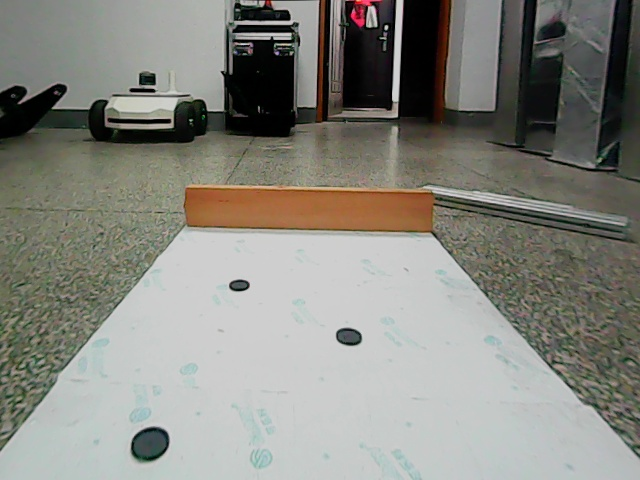
#> input picture 2022年大赛标准赛队伍开源代码/2022 -东南大学-PROMARE/2022 (1)/pics/pic_1.jpg, 640 x 480 px; its folder holds only this picture in this run
$ python -i lwx_part.py   (imports and definitions only)
#> lines starting #> are read from the running program, lines starting #| are printed output that depends on the picture; after the words box and inside, x2 and y2 are one past the last pixel; in counts of white or black regions, pixels touching at a corner belong together
#> further down, picture is the input picture: shape (480, 640, 3); mean B, G, R 127.3, 134.5, 134.6
#####lwx part#######

import math
import numpy as np
import cv2
import time
import hiwonder.ActionGroupControl as AGC
import threading
import hiwonder.PID as pid
from hiwonder import Board
from sysu import Camera
import inspect
import ctypes

#######lab color range########
lwx_color_range = {
'red': [(0, 145, 128), (255, 187, 177)],
'green': [(0, 0, 10), (255, 125, 217)],
'blue': [(0, 0, 0), (255, 255, 120)],
'black': [(0, 98, 98), (80, 158, 158)],
'white': [(220, 0, 0), (255, 250, 255)],
'yellow': [(0, 81, 167), (255, 125, 240)],
'purple': [(0, 140, 70), (156, 195, 114)],
'goal': [(0, 140, 120), (169, 171, 172)],
'red_stair': [(60, 137, 117),(245, 197, 147)],
'green1': [(55, 53, 59), (255, 115, 164)],
'blue1': [(78, 35, 59), (255, 163, 100)],
'red1': [(59, 148, 102), (255, 176, 153)],
}
# [23 lines of commented-out code are left out]
ori_img_w = int(640)
ori_img_h = int(480)
rs_img_w = int(320)
rs_img_h = int(240)

# [13 lines left out: function _async_raise, not called in this run]
def stop_thread(thread):
    _async_raise(thread.ident, SystemExit)


####### camera ###########
#def get_img():
#    global org_img, rs_img
#    while True:
#        if camera.isOpened():
#            #读取图片
#            ret, org_img = camera.read()
#            #将摄像头画面缩小以便处理
#            rs_img = cv2.resize(org_img, (rs_img_w, rs_img_h),
#                                  interpolation=cv2.INTER_CUBIC)
#        else:
#            time.sleep(0.01)
#
#
#th1 = threading.Thread(target=get_img)
#th1.setDaemon(True)  # 设置为后台线程，这里默认是False，设置为True之后则主线程不用等待子线程
#th1.start()
#
##################得到最大的轮廓及面积################
# [123 lines left out: functions getAreaMaxContour, getAreaSumContour, getLineSumContour, getSumContour, getAreaMax2Contour, line_len, not called in this run]

# 映射函数，缩小后的图片处理后得到的坐标，再放大得到原图所对应的点
def leMap(x, in_min, in_max, out_min, out_max):
    return (x - in_min) * (out_max - out_min) / (in_max - in_min) + out_min

def get_Cannyline(img):
    if img is None:
        return  []
    Corg_img = img.copy()
    sp = Corg_img.shape
    r_w = sp[0]
    r_h = sp[1]
    gray = cv2.cvtColor(Corg_img,cv2.COLOR_BGR2GRAY)
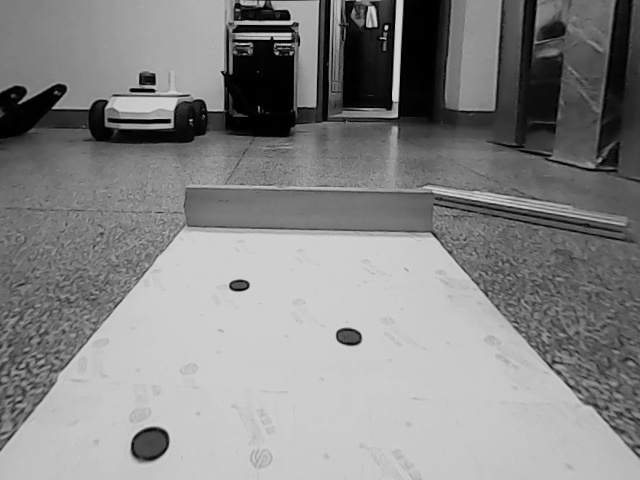
#> gray: shape (480, 640); min 0, max 212, mean 133.7

    edges = cv2.Canny(gray,10,100) #边缘检测
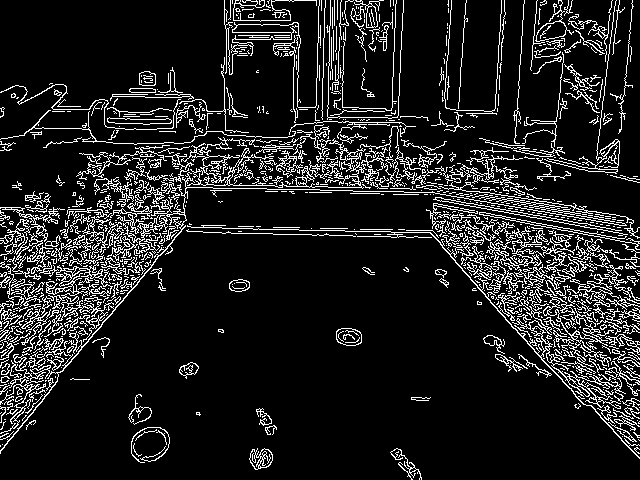
#> edges: shape (480, 640); 12.4% white in thin lines or dots
    Imask = cv2.dilate(edges, np.ones((3, 3), np.uint8), iterations=1) #先膨胀
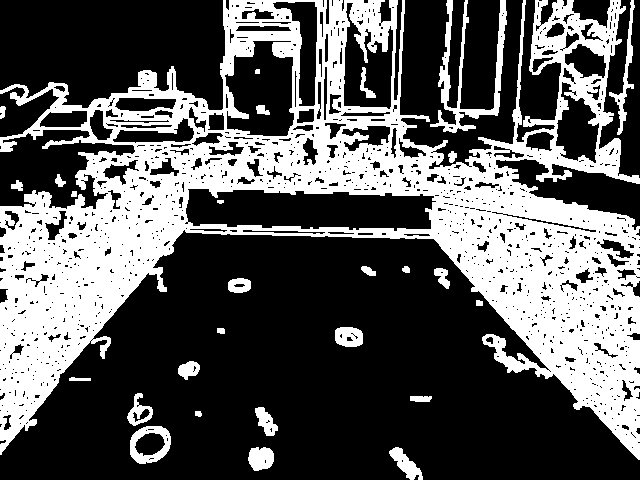
#> Imask: shape (480, 640); 35.2% white; 28 white regions
    contours = cv2.findContours(Imask, cv2.RETR_EXTERNAL, cv2.CHAIN_APPROX_TC89_L1)[-2]  # 找出所有轮廓
#> contours = 24 contours; largest, box (x1, y1, x2, y2) and area: (0, 0, 640, 460) 134752, (430, 0, 507, 133) 1884, (130, 426, 171, 464) 1218, (609, 0, 635, 135) 520, (248, 447, 274, 471) 469

    img = edges.copy()#我们把轮廓画成一个二值图像
    m,n = img.shape[:2]
    for i in range(m):
        for j in range(n):
            img[i,j]=0
#> img: shape (480, 640); 12.43% of pixels changed, all inside (x1, y1, x2, y2) = (0, 0, 640, 480)
    for cnt in contours:
        for i in range(cnt.shape[0]):
            img[cnt[i][0][1],cnt[i][0][0]] = 255
#> this loop made 24 passes
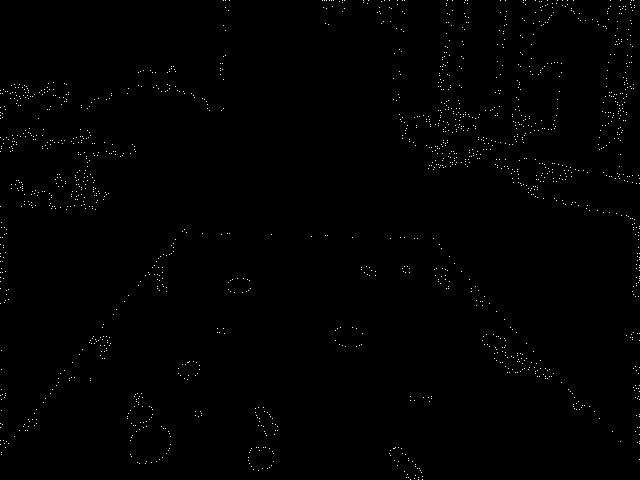
#> img: shape (480, 640); 0.54% white in thin lines or dots


    dilate = cv2.dilate(img, np.ones((3, 3), np.uint8), iterations=3) #对轮廓膨胀，方便找直线
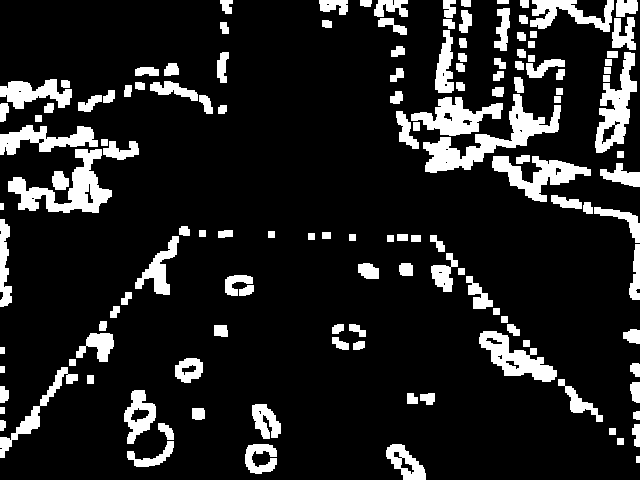
#> dilate: shape (480, 640); 13.6% white; 139 white regions, largest, box (x1, y1, x2, y2) and area: (423, 94, 561, 173) 3002, (8, 149, 112, 213) 2600, (595, 52, 637, 153) 1894


    # 精度：取值范围0.1-2（默认值1）1.3
    accuracy = 1.3
    # 阈值：取值范围1-255（小于200意义不大，默认值200）200
    threshold = 200
    #霍夫概率直线
    lines = cv2.HoughLinesP(dilate, accuracy, np.pi/180, threshold, minLineLength=int((r_w/6.4)), maxLineGap=int((r_h/24)))#原来最后一个参数是70,20
#> lines = 103 rows, first 6: [3, 306, 3, 203], [634, 445, 634, 329], [399, 140, 526, 140], [443, 3, 576, 3], [0, 455, 185, 226], [7, 98, 114, 98]
    #original maxlength = 200

    #我们下面过滤得到我们想要的直线
    ret = []
    if lines is None:
        return []
    else:
        for line in lines:
            x1, y1, x2, y2 = line[0]
            if x1 == x2 or (x1 < (r_h/16) and x2 < (r_h/16)) or(x1 > (r_w/2) and x2 >(r_w/2) ):
                continue
            local_angle = - math.atan((y1-y2)/(x1-x2))*180.0/math.pi
            if local_angle < 0 or abs(local_angle) < 5:
                continue
            ret.append(line)
#> this loop made 103 passes
#> (x1, y1, x2, y2) on passes 1, 2, 3, 4, 7, 8, 9, 11: (3, 306, 3, 203), (634, 445, 634, 329), (399, 140, 526, 140), (443, 3, 576, 3), (406, 143, 639, 176), (448, 169, 448, 0), (444, 170, 444, 0), (426, 164, 639, 179)
#> after the loop, ret = [[[0, 455, 185, 226]], [[0, 453, 183, 226]], [[0, 457, 187, 226]], [[0, 450, 181, 226]], [[1, 457, 187, 227]], [[29, 210, 109, 197]], [[0, 208, 111, 192]], [[0, 207, 111, 191]], [[21, 195, 98, 186]], [[54, 174, 136, 151]]]

    if ret == []:
        return []

    #下面我们找到这些直线里面最长的一个直线
    max_line = ret[0]
#> max_line = [[0, 455, 185, 226]]
    for line in ret:
        x1, y1, x2, y2 = line[0]
        len1=math.sqrt(math.pow(y2-y1,2) + math.pow(x2-x1,2))
        X1,Y1,X2,Y2 = max_line[0]
        len2=math.sqrt(math.pow(Y2-Y1, 2) + math.pow(X2-X1, 2))
        if len1 > len2 :
            max_line = line
#> this loop made 10 passes
#> (x1, y1, x2, y2, len1, Y1, X2, len2) on passes 1 to 8: (0, 455, 185, 226, 294.4, 455, 185, 294.4), (0, 453, 183, 226, 291.6, 455, 185, 294.4), (0, 457, 187, 226, 297.2, 455, 185, 294.4), (0, 450, 181, 226, 288, 457, 187, 297.2), (1, 457, 187, 227, 295.8, 457, 187, 297.2), (29, 210, 109, 197, 81.05, 457, 187, 297.2), (0, 208, 111, 192, 112.1, 457, 187, 297.2), (0, 207, 111, 191, 112.1, 457, 187, 297.2)

    return max_line

# [407 lines left out: functions dis, direction_only_angle, direction, cross_stair, final_gate, not called in this run]

###########random##############
'''
def random_checkpoint_recognize():
    global org_img, rs_img, checkpoint

    Board.setBusServoPulse(20, 400, 500)
    Board.setBusServoPulse(19, 500, 500)

    if checkpoint == 1:
        return "start door"
    find_red = False
    find_green = False
    find_blue = False
    find_ball = False
    lab_img = cv2.cvtColor(rs_img, cv2.COLOR_BGR2LAB)
    Gauss_img = cv2.GaussianBlur(lab_img, (3,3), 0)

    green_mask = cv2.inRange(Gauss_img, lwx_color_range['green'][0], lwx_color_range['green'][1])
    blue_mask = cv2.inRange(Gauss_img, lwx_color_range['blue'][0], lwx_color_range['blue'][1])
    red_mask = cv2.inRange(Gauss_img, lwx_color_range['red'][0], lwx_color_range['red'][1])
    white_mask = cv2.inRange(Gauss_img, lwx_color_range['white'][0], lwx_color_range['white'][1])
    black_mask = cv2.inRange(Gauss_img,lwx_color_range['black'][0], lwx_color_range['black'][1])

    green_open = cv2.morphologyEx(green_mask, cv2.MORPH_OPEN, np.ones((3,3), np.uint8))
    green_closed = cv2.morphologyEx(green_open, cv2.MORPH_CLOSE, np.ones((3,3), np.uint8))
    blue_open = cv2.morphologyEx(blue_mask, cv2.MORPH_OPEN, np.ones((3,3), np.uint8))
    blue_closed = cv2.morphologyEx(blue_open, cv2.MORPH_CLOSE, np.ones((3,3), np.uint8))
    red_open = cv2.morphologyEx(red_mask, cv2.MORPH_OPEN, np.ones((3,3), np.uint8))
    red_closed = cv2.morphologyEx(red_open, cv2.MORPH_CLOSE, np.ones((3,3), np.uint8))
    white_open = cv2.morphologyEx(white_mask, cv2.MORPH_OPEN, np.ones((3,3), np.uint8))
    white_closed = cv2.morphologyEx(white_open, cv2.MORPH_CLOSE, np.ones((3,3), np.uint8))
    black_open = cv2.morphologyEx(black_mask, cv2.MORPH_OPEN, np.ones((3,3), np.uint8))
    black_closed = cv2.morphologyEx(black_open, cv2.MORPH_CLOSE, np.ones((3,3), np.uint8))

    green_contours = cv2.findContours(green_closed, cv2.RETR_EXTERNAL, cv2.CHAIN_APPROX_NONE)[-2]
    blue_contours = cv2.findContours(blue_closed, cv2.RETR_EXTERNAL, cv2.CHAIN_APPROX_NONE)[-2]
    red_contours = cv2.findContours(red_closed, cv2.RETR_EXTERNAL, cv2.CHAIN_APPROX_NONE)[-2]
    black_conntours = cv2.findContours(black_closed, cv2.RETR_EXTERNAL, cv2.CHAIN_APPROX_NONE)[-2]

    green_max_contour, green_area = getAreaMaxContour(green_contours)
    blue_max_contour, blue_area= getAreaMaxContour(blue_contours)
    red_max_contour, red_area = getAreaMaxContour(red_contours)

    green_percent = round(100 * green_area / (rs_img_w * rs_img_h), 2)
    blue_percent = round(100 * blue_area / (rs_img_w * rs_img_h), 2)
    red_percent = round(100 * red_area / (rs_img_w * rs_img_h), 2)

    edge_detect = cv2.Canny(white_closed, 100, 300)
    circles = cv2.HoughCircles(edge_detect, cv2.HOUGH_GRADIENT, 1, int(max(white_closed.shape[0],white_closed.shape[1])/3), param1=50, param2=10, minRadius=10, maxRadius=50)
    r = None
    x = None
    y = None
    if not circles is None:
        circles = np.uint16(np.around(circles))
        r, x, y = circles[0, 0, 2], circles[0, 0, 0], circles[0, 0, 1]

    if r >= 10:
        find_ball = True
    if green_percent > 5:
        find_green = True
    if blue_percent > 5:
        find_blue = True
    if red_percent > 3:
        find_red = True
    #台阶判断
    if find_green == True and find_blue == True and find_red == True:
        return "stair"
    #独木桥&回型坑判定
    if find_red == False and find_blue == False and find_green == True:
        line = line_len(green_max_contour)
        if line > 200:
            return "hole"
        else:
            return "bridge"
    elif find_red == True and find_blue == False and find_green == True:
        if green_percent >  blue_percent:
            line = line_len(green_max_contour)
            if line > 200:
                return "hole"
            else:
                return "bridge"
    elif find_red == True and find_blue == True and find_green == False:
        line = line_len(blue_max_contour)
        if line > 200:
            return "hole"
        else:
            return "bridge"
    #判断独木桥or回型坑or蓝色挡板or蓝色门
    elif find_red == False and find_blue == True and find_green == True:
        if green_percent >  blue_percent:
            line = line_len(green_max_contour)
            if line > 200:
                return "hole"
            else:
                return "bridge"
        else:
            if blue_percent >  2 * green_percent:
                line = line_len(blue_max_contour)
                if line > 200:
                    return "hole"
                else:
                    return "bridge"
            elif len(blue_contours) >= 2:
                blue_rect = cv2.minAreaRect(blue_max_contour)
                angle = - blue_rect[2]
                blue_w = blue_rect[1][0]
                blue_h = blue_rect[1][1]
                if blue_w > blue_h and angle > 15:
                    return "baffle"
                elif blue_h > blue_w and angle < 75:
                    return "baffle"
                elif blue_w < blue_h and angle > 15:
                    return "door"
                elif blue_w > blue_h and angle < 75:
                    return "door"
    #判断蓝色挡板or蓝色门
    elif find_red == False and find_blue == True and find_green == False:
        if blue_percent > 20:
            line = line_len(blue_max_contour)
            if line > 200:
                return "hole"
            else:
                return "bridge"
        elif len(blue_contours) >= 2:
            blue_rect = cv2.minAreaRect(blue_max_contour)
            angle = - blue_rect[2]
            blue_w = blue_rect[1][0]
            blue_h = blue_rect[1][1]
            if blue_w > blue_h and angle > 15:
                return "baffle"
            elif blue_h > blue_w and angle < 75:
                return "baffle"
            elif blue_w < blue_h and angle > 15:
                return "door"
            elif blue_w > blue_h and angle < 75:
                return "door"
    else:
        #判断雷区
        if len(black_conntours) >= 2:
            return "Minefield"
        elif  find_ball == True:
            return "kick ball"
        elif checkpoint == 9:
            return "final gate"
'''


# [126 lines left out: function checkpoint_recognize, not called in this run]
    # [21 lines of commented-out code are left out]

>>> import cv2
>>> picture = cv2.imread('../../../2022年大赛标准赛队伍开源代码/2022 -东南大学-PROMARE/2022 (1)/pics/pic_1.jpg')
>>> result = get_Cannyline(picture)
#> result = [[0, 457, 187, 226]]

$ run again, on 2022年大赛标准赛队伍开源代码/2022 -东南大学-PROMARE/2022 (1)/pics/pic_2.jpg
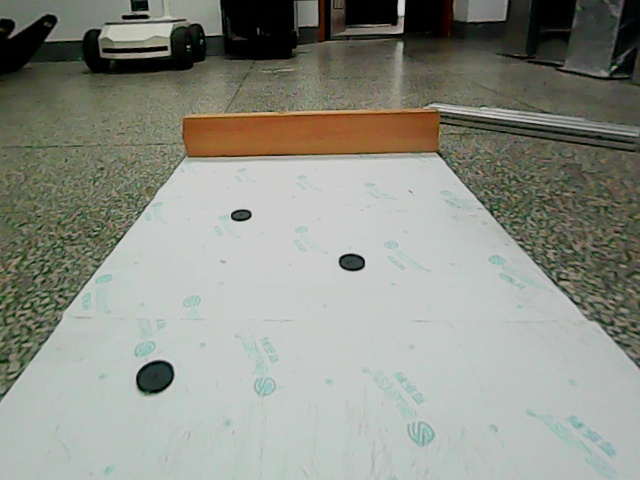
#> input picture 2022年大赛标准赛队伍开源代码/2022 -东南大学-PROMARE/2022 (1)/pics/pic_2.jpg, 640 x 480 px
#> picture is the input picture: shape (480, 640, 3); mean B, G, R 134.6, 144, 141.2
#> edges: shape (480, 640); 11.9% white in thin lines or dots
#> Imask: shape (480, 640); 33.2% white; 44 white regions
#> contours = 43 contours, 5 with area under 20; largest, box (x1, y1, x2, y2) and area: (0, 0, 640, 405) 106110, (461, 0, 640, 88) 4482, (552, 413, 623, 479) 1630, (131, 339, 176, 397) 1568, (406, 420, 436, 449) 654
#> the loop in get_Cannyline, `for cnt in contours:` made 43 passes
#> cnt on passes 3, 4, 26, 33: [[166, 455], [166, 463], [168, 463], [168, 455]], [[231, 429], [231, 435], [235, 435], [235, 429]], [[360, 207], [360, 211], [364, 211], [363, 207]], [[542, 81], [542, 85], [546, 85], [546, 81]]
#> after the loop in get_Cannyline, `for cnt in contours:`:
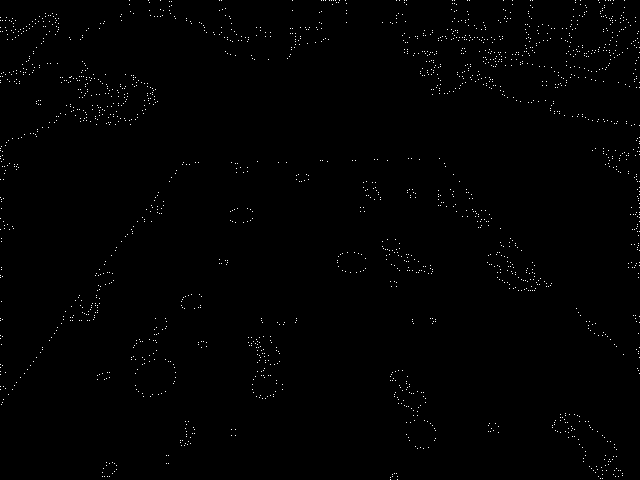
#> img: shape (480, 640); 0.65% white in thin lines or dots
#> in get_Cannyline, `dilate = cv2.dilate(img, np.ones((3, 3), np.uint8), iterations=3)`:
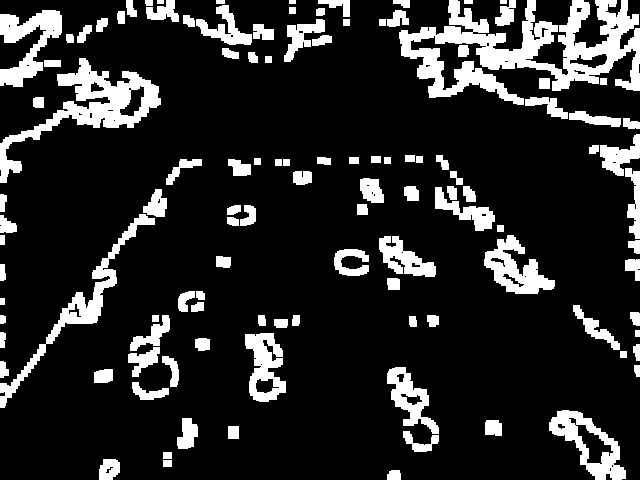
#> dilate: shape (480, 640); 15.9% white; 115 white regions, largest, box (x1, y1, x2, y2) and area: (399, 0, 640, 105) 10733, (0, 58, 161, 183) 4770, (0, 214, 155, 408) 2769
#> lines = 147 rows, first 6: [399, 37, 574, 37], [522, 28, 639, 28], [0, 33, 89, 33], [449, 24, 638, 24], [400, 41, 573, 41], [401, 54, 639, 54]
#> the loop in get_Cannyline, `for line in lines:` made 147 passes
#> (x1, y1, x2, y2) on passes 1, 2, 4, 5, 6, 7, 8, 9: (399, 37, 574, 37), (522, 28, 639, 28), (449, 24, 638, 24), (400, 41, 573, 41), (401, 54, 639, 54), (449, 20, 534, 20), (417, 76, 495, 76), (401, 50, 639, 50)
#> after the loop in get_Cannyline, `for line in lines:`: ret = 13 items, first 6: [[0, 407, 186, 159]], [[0, 403, 184, 159]], [[0, 399, 181, 159]], [[53, 115, 160, 102]], [[1, 407, 186, 161]], [[0, 401, 183, 159]]
#> max_line = [[0, 407, 186, 159]]
#> the loop in get_Cannyline, `for line in ret:` made 13 passes
#> (x1, y1, x2, y2, len1) on passes 1 to 8: (0, 407, 186, 159, 310), (0, 403, 184, 159, 305.6), (0, 399, 181, 159, 300.6), (53, 115, 160, 102, 107.8), (1, 407, 186, 161, 307.8), (0, 401, 183, 159, 303.4), (3, 139, 158, 92, 162), (5, 137, 158, 90, 160.1)

$ run again, on 2022年大赛标准赛队伍开源代码/2022 -东南大学-PROMARE/2022 (1)/pics/pic_3.jpg
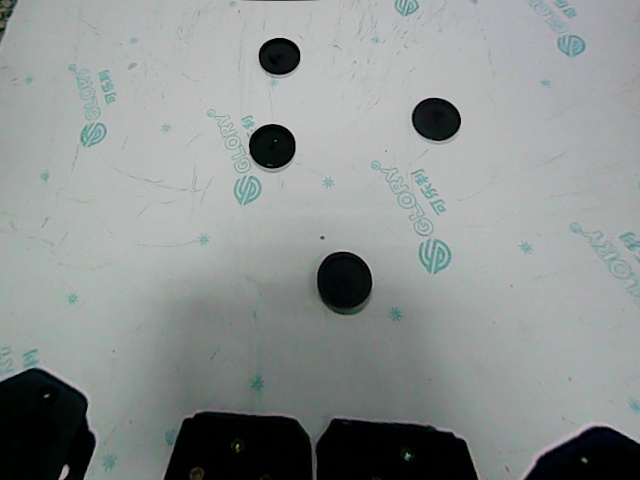
#> input picture 2022年大赛标准赛队伍开源代码/2022 -东南大学-PROMARE/2022 (1)/pics/pic_3.jpg, 640 x 480 px
#> picture is the input picture: shape (480, 640, 3); mean B, G, R 144.8, 145.9, 140.8
#> edges: shape (480, 640); 3.4% white in thin lines or dots
#> Imask: shape (480, 640); 9.9% white; 76 white regions (1 under 20 px)
#> contours = 75 contours, 9 with area under 20; largest, box (x1, y1, x2, y2) and area: (205, 107, 297, 207) 4444, (369, 159, 453, 275) 3502, (316, 250, 376, 317) 3108, (563, 221, 640, 294) 2214, (410, 96, 462, 146) 2028
#> the loop in get_Cannyline, `for cnt in contours:` made 75 passes
#> cnt on passes 1, 19, 22, 25, 35, 41: [[258, 476], [258, 479], [263, 479], [263, 476]], [[111, 349], [111, 353], [115, 353], [115, 349]], [[492, 320], [492, 324], [496, 324], [496, 320]], [[509, 283], [510, 288], [513, 287], [513, 283]], [[280, 181], [280, 187], [282, 187], [282, 181]], [[384, 149], [384, 153], [386, 153], [386, 149]]
#> after the loop in get_Cannyline, `for cnt in contours:`:
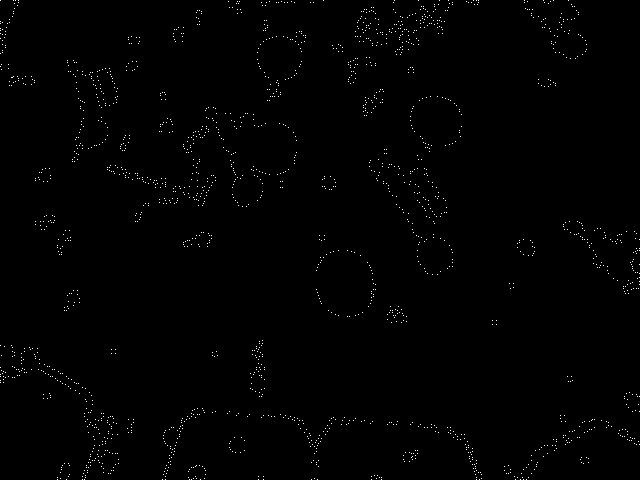
#> img: shape (480, 640); 0.66% white in thin lines or dots
#> in get_Cannyline, `dilate = cv2.dilate(img, np.ones((3, 3), np.uint8), iterations=3)`:
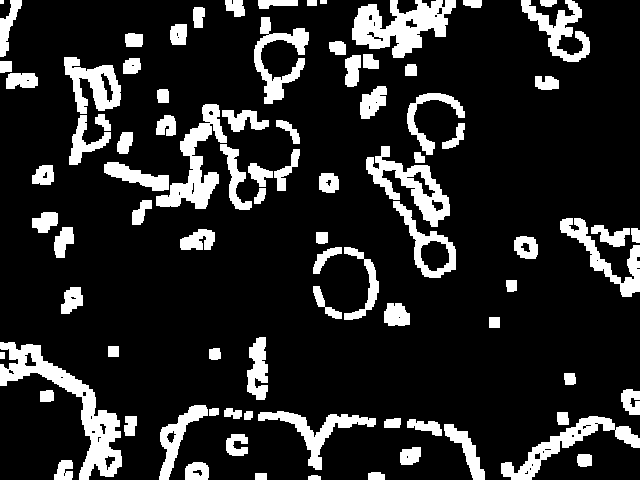
#> dilate: shape (480, 640); 15.7% white; 87 white regions (1 under 20 px), largest, box (x1, y1, x2, y2) and area: (0, 342, 122, 480) 4151, (352, 0, 456, 58) 3303, (156, 104, 227, 209) 2578
#> lines = 127 rows, first 6: [289, 422, 437, 422], [295, 426, 453, 426], [233, 418, 400, 418], [390, 3, 481, 3], [111, 176, 283, 176], [352, 32, 445, 32]
#> the loop in get_Cannyline, `for line in lines:` made 127 passes
#> (x1, y1, x2, y2) on passes 1, 2, 4, 6, 8, 9, 12, 13: (289, 422, 437, 422), (295, 426, 453, 426), (390, 3, 481, 3), (352, 32, 445, 32), (352, 36, 445, 36), (335, 41, 421, 41), (560, 221, 639, 247), (262, 420, 262, 337)
#> after the loop in get_Cannyline, `for line in lines:`: ret = [[[180, 147, 283, 95]], [[205, 130, 280, 120]], [[164, 206, 304, 61]], [[162, 206, 304, 59]], [[204, 131, 282, 120]], [[132, 219, 218, 105]], [[132, 222, 218, 108]], [[161, 206, 304, 58]], [[166, 206, 304, 63]], [[73, 142, 162, 131]]]
#> in get_Cannyline, `max_line = ret[0]`: max_line = [[180, 147, 283, 95]]
#> the loop in get_Cannyline, `for line in ret:` made 10 passes
#> (x1, y1, x2, y2, len1, X1, Y1, X2) on passes 1 to 8: (180, 147, 283, 95, 115.4, 180, 147, 283), (205, 130, 280, 120, 75.66, 180, 147, 283), (164, 206, 304, 61, 201.6, 180, 147, 283), (162, 206, 304, 59, 204.4, 164, 206, 304), (204, 131, 282, 120, 78.77, 162, 206, 304), (132, 219, 218, 105, 142.8, 162, 206, 304), (132, 222, 218, 108, 142.8, 162, 206, 304), (161, 206, 304, 58, 205.8, 162, 206, 304)
#> result = [[161, 206, 304, 58]]
